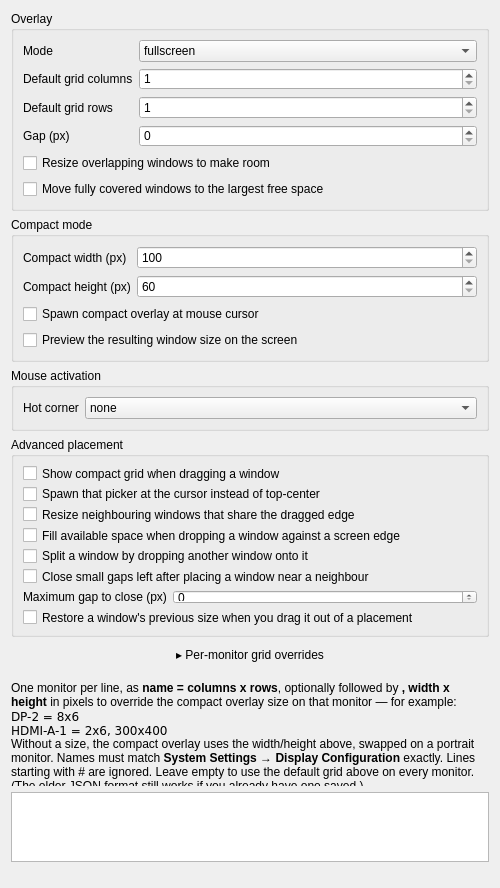
<?xml version="1.0" encoding="UTF-8"?>
<ui version="4.0">
 <class>KWin::VibeTilesConfigForm</class>
 <widget class="QWidget" name="KWin::VibeTilesConfigForm">
  <property name="geometry">
   <rect>
    <x>0</x>
    <y>0</y>
    <width>500</width>
    <height>500</height>
   </rect>
  </property>
  <layout class="QVBoxLayout" name="verticalLayout">
   <item>
    <widget class="QGroupBox" name="groupBox_general">
     <property name="title">
      <string>Overlay</string>
     </property>
     <layout class="QFormLayout" name="formLayout_general">
      <item row="0" column="0">
       <widget class="QLabel" name="label_mode">
        <property name="text">
         <string>Mode</string>
        </property>
       </widget>
      </item>
      <item row="0" column="1">
       <widget class="QComboBox" name="kcfg_mode">
        <item>
         <property name="text">
          <string>fullscreen</string>
         </property>
        </item>
        <item>
         <property name="text">
          <string>compact</string>
         </property>
        </item>
       </widget>
      </item>
      <item row="1" column="0">
       <widget class="QLabel" name="label_gridCols">
        <property name="text">
         <string>Default grid columns</string>
        </property>
       </widget>
      </item>
      <item row="1" column="1">
       <widget class="QSpinBox" name="kcfg_gridCols">
        <property name="minimum">
         <number>1</number>
        </property>
        <property name="maximum">
         <number>32</number>
        </property>
       </widget>
      </item>
      <item row="2" column="0">
       <widget class="QLabel" name="label_gridRows">
        <property name="text">
         <string>Default grid rows</string>
        </property>
       </widget>
      </item>
      <item row="2" column="1">
       <widget class="QSpinBox" name="kcfg_gridRows">
        <property name="minimum">
         <number>1</number>
        </property>
        <property name="maximum">
         <number>32</number>
        </property>
       </widget>
      </item>
      <item row="3" column="0">
       <widget class="QLabel" name="label_gap">
        <property name="text">
         <string>Gap (px)</string>
        </property>
       </widget>
      </item>
      <item row="3" column="1">
       <widget class="QSpinBox" name="kcfg_gap">
        <property name="minimum">
         <number>0</number>
        </property>
        <property name="maximum">
         <number>200</number>
        </property>
       </widget>
      </item>
      <item row="4" column="0" colspan="2">
       <widget class="QCheckBox" name="kcfg_resizeOverlapping">
        <property name="text">
         <string>Resize overlapping windows to make room</string>
        </property>
       </widget>
      </item>
      <item row="5" column="0" colspan="2">
       <widget class="QCheckBox" name="kcfg_relocateCovered">
        <property name="text">
         <string>Move fully covered windows to the largest free space</string>
        </property>
       </widget>
      </item>
     </layout>
    </widget>
   </item>
   <item>
    <widget class="QGroupBox" name="groupBox_compact">
     <property name="title">
      <string>Compact mode</string>
     </property>
     <layout class="QFormLayout" name="formLayout_compact">
      <item row="0" column="0">
       <widget class="QLabel" name="label_compactWidth">
        <property name="text">
         <string>Compact width (px)</string>
        </property>
       </widget>
      </item>
      <item row="0" column="1">
       <widget class="QSpinBox" name="kcfg_compactWidth">
        <property name="minimum">
         <number>100</number>
        </property>
        <property name="maximum">
         <number>4000</number>
        </property>
       </widget>
      </item>
      <item row="1" column="0">
       <widget class="QLabel" name="label_compactHeight">
        <property name="text">
         <string>Compact height (px)</string>
        </property>
       </widget>
      </item>
      <item row="1" column="1">
       <widget class="QSpinBox" name="kcfg_compactHeight">
        <property name="minimum">
         <number>60</number>
        </property>
        <property name="maximum">
         <number>4000</number>
        </property>
       </widget>
      </item>
      <item row="2" column="0" colspan="2">
       <widget class="QCheckBox" name="kcfg_compactAtCursor">
        <property name="text">
         <string>Spawn compact overlay at mouse cursor</string>
        </property>
       </widget>
      </item>
      <item row="3" column="0" colspan="2">
       <widget class="QCheckBox" name="kcfg_ghostPreview">
        <property name="text">
         <string>Preview the resulting window size on the screen</string>
        </property>
        <property name="toolTip">
         <string>While selecting in the compact grid, draw an outline of the final window rectangle at full size on the real screen. The compact grid is a miniature, so on its own it gives no sense of how big the window will actually be.</string>
        </property>
       </widget>
      </item>
     </layout>
    </widget>
   </item>
   <item>
    <widget class="QGroupBox" name="groupBox_hotcorner">
     <property name="title">
      <string>Mouse activation</string>
     </property>
     <layout class="QFormLayout" name="formLayout_hotcorner">
      <item row="0" column="0">
       <widget class="QLabel" name="label_hotCorner">
        <property name="text">
         <string>Hot corner</string>
        </property>
       </widget>
      </item>
      <item row="0" column="1">
       <widget class="QComboBox" name="kcfg_hotCorner">
        <item>
         <property name="text">
          <string>none</string>
         </property>
        </item>
        <item>
         <property name="text">
          <string>topLeft</string>
         </property>
        </item>
        <item>
         <property name="text">
          <string>topRight</string>
         </property>
        </item>
        <item>
         <property name="text">
          <string>bottomLeft</string>
         </property>
        </item>
        <item>
         <property name="text">
          <string>bottomRight</string>
         </property>
        </item>
       </widget>
      </item>
     </layout>
    </widget>
   </item>
   <item>
    <widget class="QGroupBox" name="groupBox_advanced">
     <property name="title">
      <string>Advanced placement</string>
     </property>
     <layout class="QFormLayout" name="formLayout_advanced">
      <item row="0" column="0" colspan="2">
       <widget class="QCheckBox" name="kcfg_dragAutoTrigger">
        <property name="text">
         <string>Show compact grid when dragging a window</string>
        </property>
       </widget>
      </item>
      <item row="1" column="0" colspan="2">
       <widget class="QCheckBox" name="kcfg_autoAtCursor">
        <property name="text">
         <string>Spawn that picker at the cursor instead of top-center</string>
        </property>
       </widget>
      </item>
      <item row="2" column="0" colspan="2">
       <widget class="QCheckBox" name="kcfg_linkedResize">
        <property name="text">
         <string>Resize neighbouring windows that share the dragged edge</string>
        </property>
       </widget>
      </item>
      <item row="3" column="0" colspan="2">
       <widget class="QCheckBox" name="kcfg_autoExpandOnEdgeDrag">
        <property name="text">
         <string>Fill available space when dropping a window against a screen edge</string>
        </property>
        <property name="toolTip">
         <string>Windows-Snap style: drag a window by its titlebar and drop it with the cursor against a screen edge - it fills the largest reachable free area containing the window (top edge extends down, corner fills the quadrant); on an otherwise-empty screen it takes the half toward that edge. A shadowed preview shows the result while you hold near the edge. Applies only to native mouse drags - a normal grid-overlay placement commits exactly the size you selected (use Meta+Alt+E there for an explicit fill). You'll also want to disable KWin's built-in ElectricBorder snap so the two don't both fire on the same edge. Ignored while "show compact grid when dragging a window" above is on - that picker owns the drag instead.</string>
        </property>
       </widget>
      </item>
      <item row="4" column="0" colspan="2">
       <widget class="QCheckBox" name="kcfg_dropOnWindow">
        <property name="text">
         <string>Split a window by dropping another window onto it</string>
        </property>
        <property name="toolTip">
         <string>Drag a window by its titlebar over another window. Near one of its sides (the outer 28%), the window underneath shrinks to the opposite half and the dragged window takes the half on that side. In the middle, the two windows swap places. A preview shows both results before you let go. A screen-edge drop wins at the screen edge, and while the cursor is over another window this takes precedence over the drag picker.</string>
        </property>
       </widget>
      </item>
      <item row="5" column="0" colspan="2">
       <widget class="QCheckBox" name="kcfg_snapGaps">
        <property name="text">
         <string>Close small gaps left after placing a window near a neighbour</string>
        </property>
        <property name="toolTip">
         <string>When you place a window with the grid or compact picker and it lands close to but not flush against a neighbour - because that neighbour was itself resized off-grid - grow the window the rest of the way to close the gap. Only applies to VibeTiles' own placement, never to a plain native window resize dragged by hand. Only closes gaps up to the size set below - genuinely open free space is left alone; use the edge-fill option above for that. Off by default since it changes the outcome of an ordinary placement.</string>
        </property>
       </widget>
      </item>
      <item row="6" column="0">
       <widget class="QLabel" name="label_snapGapMax">
        <property name="text">
         <string>Maximum gap to close (px)</string>
        </property>
       </widget>
      </item>
      <item row="6" column="1">
       <widget class="QSpinBox" name="kcfg_snapGapMax">
        <property name="minimum">
         <number>0</number>
        </property>
        <property name="maximum">
         <number>2000</number>
        </property>
       </widget>
      </item>
      <item row="7" column="0" colspan="2">
       <widget class="QCheckBox" name="kcfg_restoreSizeOnDrag">
        <property name="text">
         <string>Restore a window's previous size when you drag it out of a placement</string>
        </property>
        <property name="toolTip">
         <string>Windows-Snap style "unsnap": the size a window had just before VibeTiles placed it is remembered, and given back as soon as you start dragging that window by its titlebar again - the window stays under the cursor while it shrinks back. Forgotten as soon as you resize the window by hand. Applies to grid, compact-picker and edge-drop placements.</string>
        </property>
       </widget>
      </item>
     </layout>
    </widget>
   </item>
   <item>
    <widget class="QPushButton" name="toggleMonitors">
     <property name="text">
      <string>▸ Per-monitor grid overrides</string>
     </property>
     <property name="checkable">
      <bool>true</bool>
     </property>
     <property name="flat">
      <bool>true</bool>
     </property>
    </widget>
   </item>
   <item>
    <widget class="QWidget" name="monitorsContent" native="true">
     <property name="visible">
      <bool>false</bool>
     </property>
     <layout class="QVBoxLayout" name="verticalLayout_monitors">
      <property name="leftMargin">
       <number>0</number>
      </property>
      <property name="rightMargin">
       <number>0</number>
      </property>
      <item>
       <widget class="QLabel" name="label_monitorsHint">
        <property name="text">
         <string>One monitor per line, as &lt;b&gt;name = columns x rows&lt;/b&gt;, optionally followed by &lt;b&gt;, width x height&lt;/b&gt; in pixels to override the compact overlay size on that monitor — for example:&lt;br/&gt;&lt;tt&gt;DP-2 = 8x6&lt;/tt&gt;&lt;br/&gt;&lt;tt&gt;HDMI-A-1 = 2x6, 300x400&lt;/tt&gt;&lt;br/&gt;Without a size, the compact overlay uses the width/height above, swapped on a portrait monitor. Names must match &lt;b&gt;System Settings → Display Configuration&lt;/b&gt; exactly. Lines starting with # are ignored. Leave empty to use the default grid above on every monitor. (The older JSON format still works if you already have one saved.)</string>
        </property>
        <property name="wordWrap">
         <bool>true</bool>
        </property>
       </widget>
      </item>
      <item>
       <widget class="QPlainTextEdit" name="kcfg_monitorsJson">
        <property name="tabChangesFocus">
         <bool>true</bool>
        </property>
        <property name="lineWrapMode">
         <enum>QPlainTextEdit::WidgetWidth</enum>
        </property>
        <property name="maximumBlockCount">
         <number>0</number>
        </property>
        <property name="minimumSize">
         <size>
          <width>0</width>
          <height>70</height>
         </size>
        </property>
       </widget>
      </item>
     </layout>
    </widget>
   </item>
   <item>
    <spacer name="verticalSpacer">
     <property name="orientation">
      <enum>Qt::Orientation::Vertical</enum>
     </property>
    </spacer>
   </item>
  </layout>
 </widget>
 <resources/>
 <connections>
  <connection>
   <sender>toggleMonitors</sender>
   <signal>toggled(bool)</signal>
   <receiver>monitorsContent</receiver>
   <slot>setVisible(bool)</slot>
   <hints>
    <hint type="sourcelabel">
     <x>0</x>
     <y>0</y>
    </hint>
    <hint type="destinationlabel">
     <x>0</x>
     <y>0</y>
    </hint>
   </hints>
  </connection>
 </connections>
</ui>
